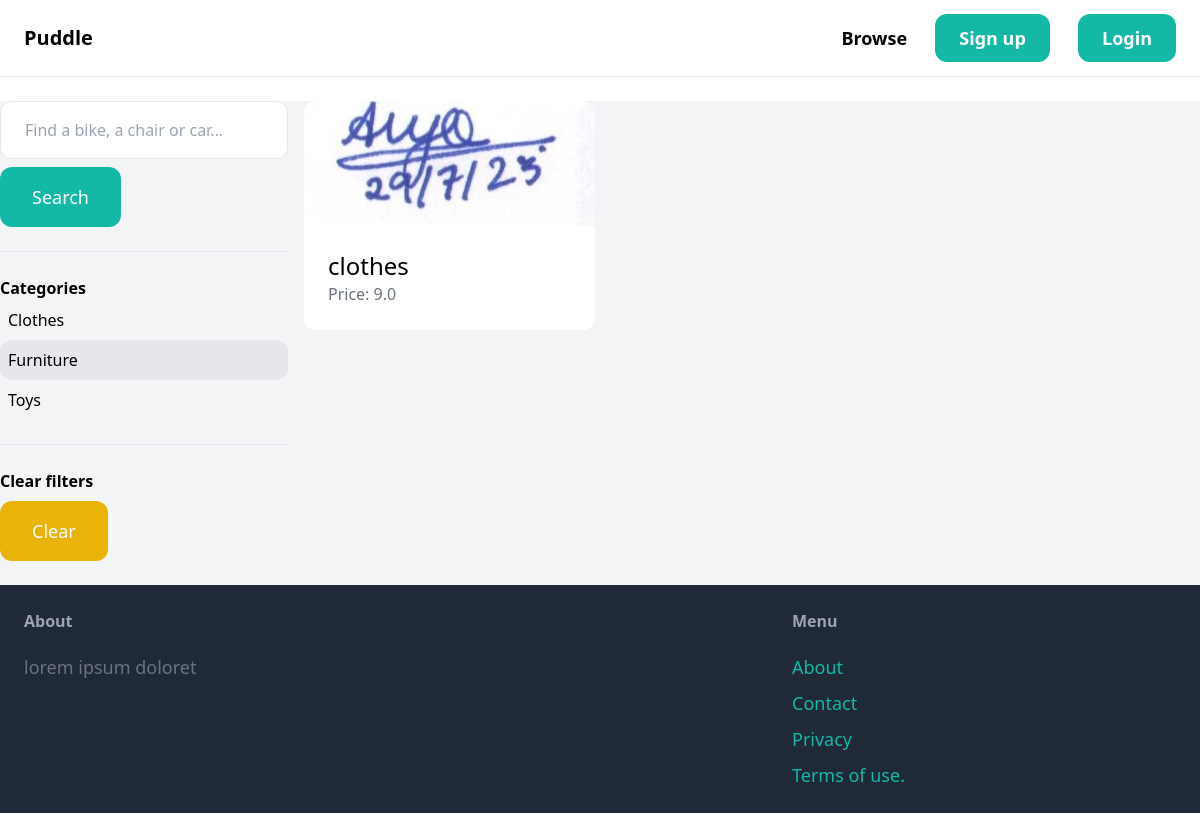
Page /items/?query=&category=3 on the earlier database version.
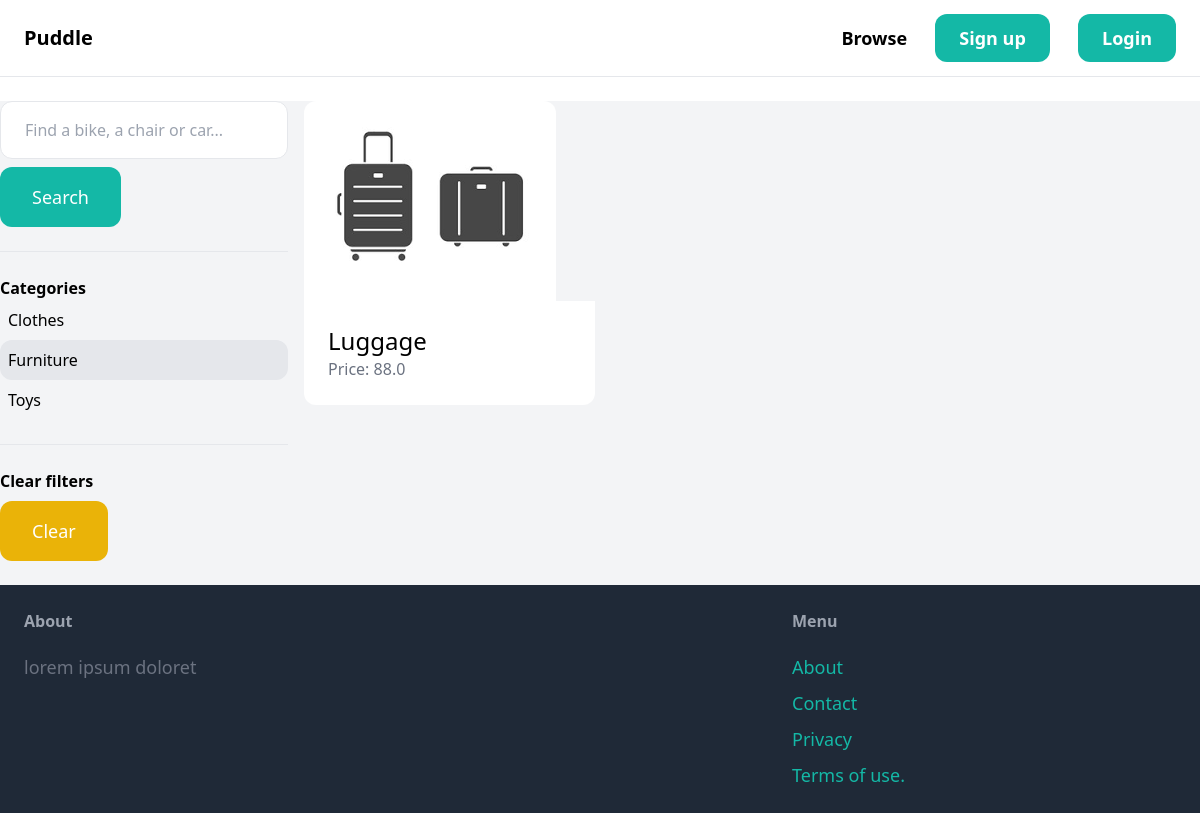
Same page on the later database version.
### item/models.py (models this page shows, shortened)
class Category(models.Model):
    name = models.CharField(max_length=255)
    class Meta:
        ordering = ('name',)
        verbose_name_plural = 'Categories'

class Item(models.Model):
    category = models.ForeignKey(Category, related_name='items', on_delete=models.CASCADE)
    name = models.CharField(max_length=255)
    description = models.TextField(blank=True, null=True)
    price = models.FloatField()
    image = models.ImageField(upload_to='item_images', blank=True, null=True)
    is_sold = models.BooleanField(default=False)
    created_by = models.ForeignKey(User, related_name='items', on_delete=models.CASCADE)
    created_at = models.DateTimeField(auto_now_add=True)

### item/views.py (the view)
# urls.py: path('', views.items, name = 'items'),
def items(request):
    query = request.GET.get('query', '')
    category_id = request.GET.get('category', 0)
    categories = Category.objects.all()
    items = Item.objects.filter(is_sold=False)
    if category_id:
        items = items.filter(category_id=category_id)
    if query:
        items = items.filter(Q(name__icontains=query) | Q(description__icontains=query))
    return render(request, 'item/items.html', {
        'items': items,
        'query': query,
        'categories': categories,
        'category_id': int(category_id)
    })

### item/templates/item/items.html (shortened to what this page needs)
{% extends 'core/base.html' %}
{% block content %}
    <div class="pb-6 grid grid-cols-4 gap-4 bg-gray-100">
        <div class="col-span-1">
            <form method="get" action="{% url 'item:items' %}">
                <input name="query" class="w-full py-4 px-6 border rounded-xl" type="text" value="{{ query }}" placeholder="Find a bike, a chair or car...">
                <button class="mt-2 py-4 px-8 text-lg bg-teal-500 text-white rounded-xl">Search</button>
            </form>
            <hr class="my-6">
            <p class="font-semibold">Categories</p>
            <ul>
                {% for category in categories %}
                    <li class="py-2 px-2 rounded-xl{% if category.id == category_id %} bg-gray-200{% endif %}">
                        <a href="{% url 'item:items' %}?query={{ query }}&category={{ category.id }}">{{ category.name }}</a>
                    </li>
                {% endfor %}
            </ul>
            <hr class="my-6">
            <p class="font-semibold">Clear filters</p>
            <ul>
                <li><a href="{% url 'item:items' %}" class="mt-2 py-4 px-8 inline-block bg-yellow-500 text-lg rounded-xl text-white">Clear</a>
        </div>
        <div class="col-span-3">
            <div class="grid grid-cols-3 gap-3">
                {% for item in items %}
                    <div>
                        <a href="{% url 'item:detail' item.id %}">
                            <div>
                                <img src="{{ item.image.url }}" class="rounded-t-xl">
                            </div>
                            <div class="p-6 bg-white rounded-b-xl">
                                <h2 class="text-2xl">{{ item.name }}</h2>
                                <p class="text-gray-500">Price: {{ item.price }}</p>
                            </div>
                        </a>
                    </div>
                {% endfor %}
            </div>
        </div>
    </div>
{% endblock %}

Differences in the rows shown:
removed Item: image (picture), name "clothes", price "9.0"
added Item: image (picture), name "Luggage", price "88.0"
